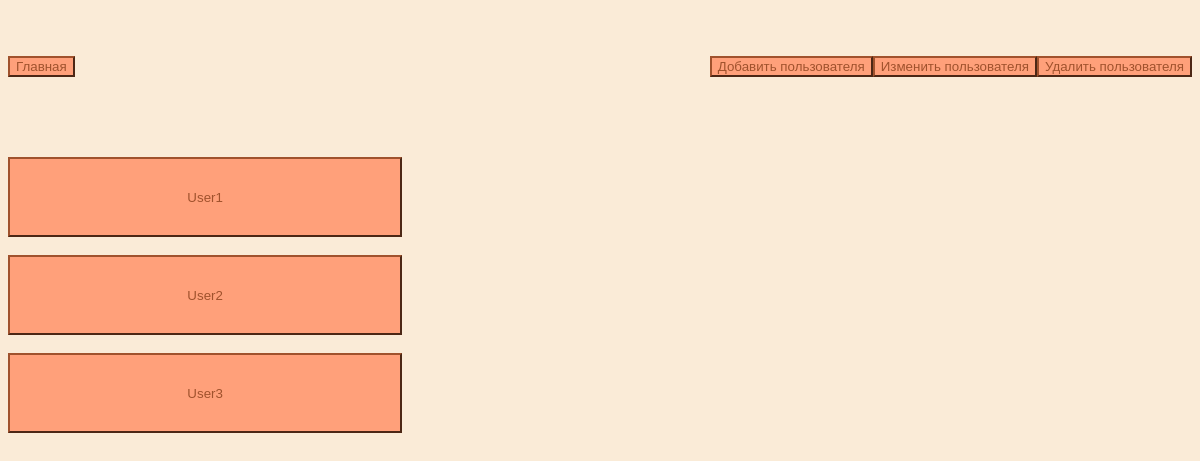
Page /users/ (signed in) on the earlier database version.
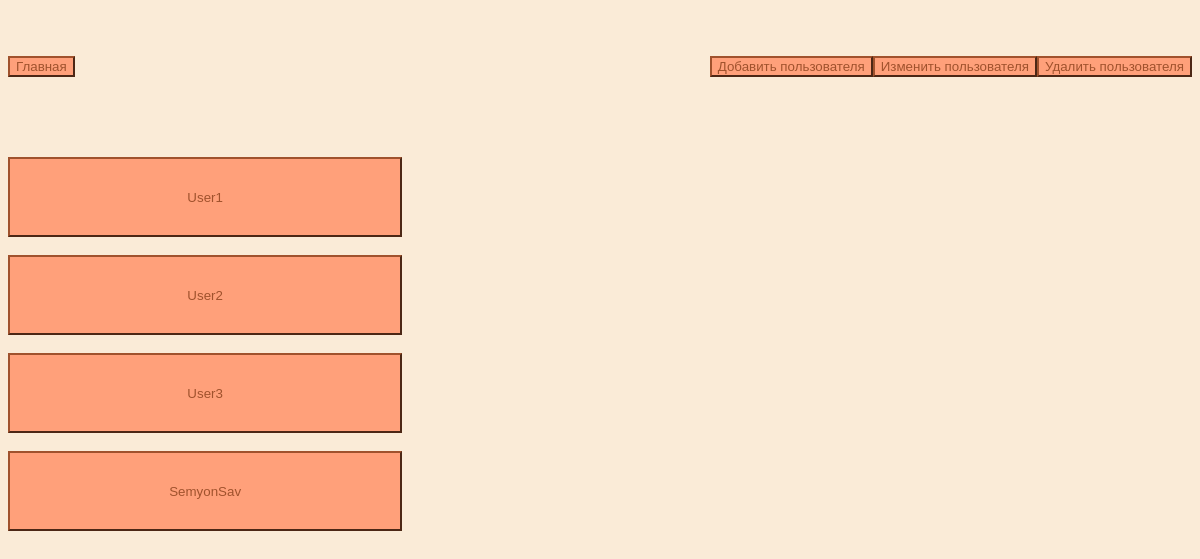
Same page on the later database version.
### libraryapp/models.py (models this page shows, shortened)
class User(AbstractUser):
    phone = models.CharField(max_length=11)
    class Meta:
        verbose_name = "user"
        verbose_name_plural = "users"

### libraryapp/views.py (the view)
# urls.py: path("users/", users, name="users"),
@login_required
@permission_required(perm="libraryapp.view_user", raise_exception=True)
def users(request):
    users = User.objects.all()
    user = request.user
    access_level = None
    if user.has_perm("libraryapp.view_user") and not user.has_perm("libraryapp.change_user"):
        access_level = "Библиотекарь"
    if user.has_perm("libraryapp.change_user"):
        access_level = "Администратор"
    else:
        access_level = "Читатель"
    return render(request, "users.html", {"users": users, "access_level": access_level})

### libraryapp/templates/users.html (shortened to what this page needs)
<!DOCTYPE html>
{% load static %}
<html lang="en">
<head>
    <link rel="stylesheet" href="{% static 'styles/style.css' %}">
</head>
<body class="background">
    {% if access_level == 'Администратор' %}
        <div class="flex margin_top_5 width">
            <div class="flex width hor_left_2">
                <a href="{% url 'home' %}"><button class="button dop_style_1">Главная</button></a>
            </div>
            <div class="flex width hor_right_2">
                <a href="{%url 'add_user'%}"><button class="button dop_style_1">Добавить пользователя</button></a>
                <a href="{%url 'change_user'%}"><button class="button dop_style_1">Изменить пользователя</button></a>
                <a href="{%url 'delete_user'%}"><button class="button dop_style_1">Удалить пользователя</button></a>
            </div>
        </div>
    {% endif %}
    <div class="margin_top_10">
        <div class="margin_top_5">
            {% for user in users %}
                {% if user.first_name != '' and user.last_name != '' %}
                    <a href="{% url 'user' user.id %}" class="book2"><div class="width3"><button class="book">{{ user.username }}</button></div></a>
                {% endif %}
            {% endfor %}
        </div>
    </div>
</body>
</html>

Differences in the rows shown:
added User: username "SemyonSav"
